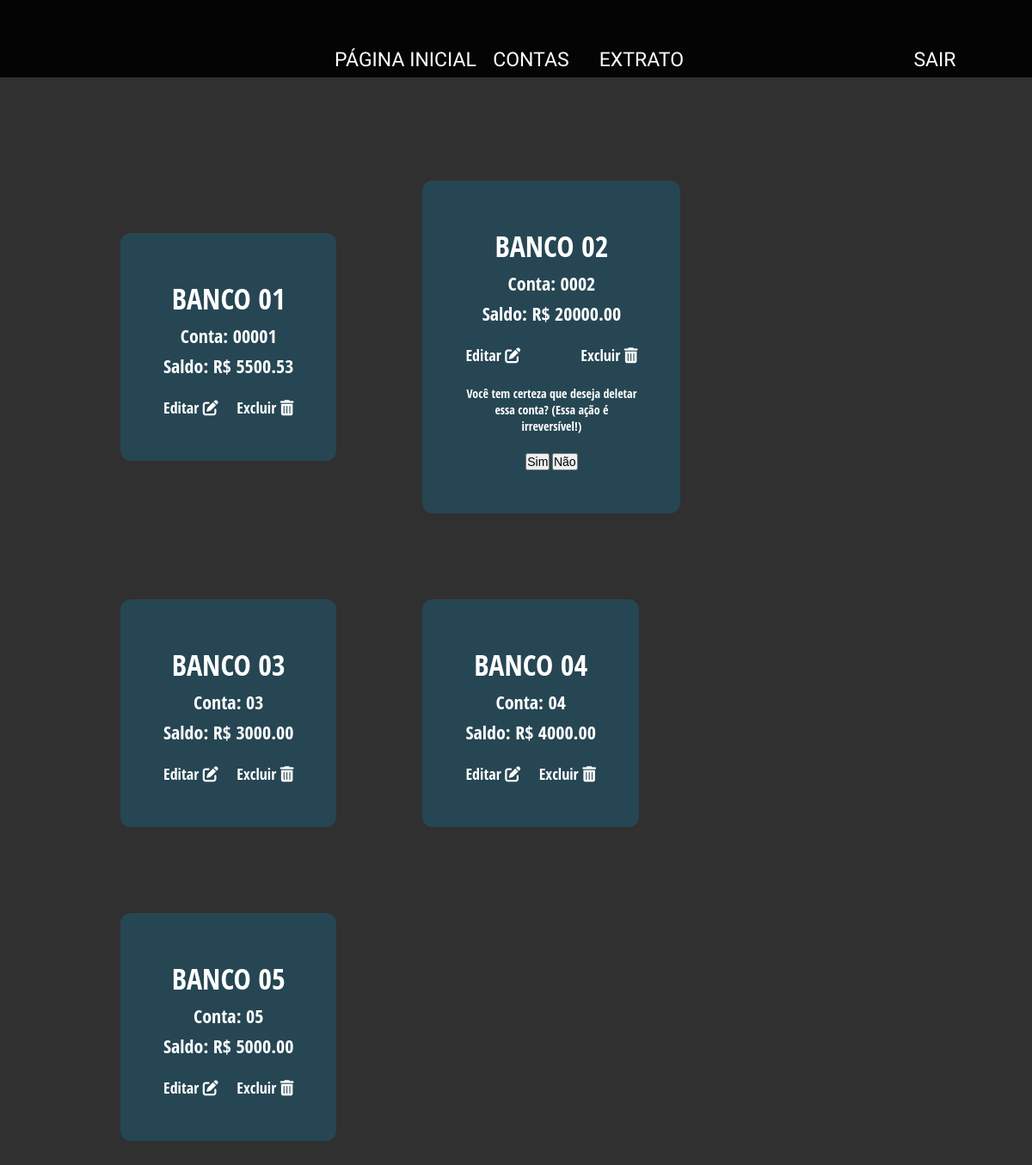
Page /core/accounts/?account=0002 on the committed database.
### core/models.py (models this page shows, shortened)
class totalBalance(models.Model):
  account = models.CharField(max_length=8,
                             verbose_name="Conta",
                             primary_key=True)
  bank = models.CharField(max_length=100,
                          verbose_name="Banco",
                          )
  balance = models.DecimalField(max_digits=20,
                                decimal_places=2,
                                verbose_name="Saldo",
                                )
  register_date = models.DateTimeField(auto_now=True,
                                       verbose_name="Inserido em")
  class Meta:
    db_table = 'totalBalance'

### core/views.py (the view)
# urls.py: path('accounts/', views.accounts, name='accounts'),
def accounts(request):
    registered_accounts = totalBalance.objects.all()
    data = request.GET.get('account')
    if data:
        messages.warning(request, 'Você tem certeza que deseja deletar essa conta? (Essa ação é irreversível!)')
    context = {
        'accounts': registered_accounts,
        'data': data,
    }
    return render(request, 'accounts.html', context=context)

### core/templates/accounts.html
{% extends "base.html" %}
{% block content %}
<div class="content">
    <div class="box">
        {% for account in accounts %}
        <div class="box-content">
            <h1>{{ account.bank }}</h1>
            <p>Conta: {{ account.account }}</p>
            <p>Saldo: R$ {{ account.balance }}</p>
            <div class="box-subcontent">
                <a href="{% url 'edit_account' account=account.account %}">
                    <span class="edit-account">
                        Editar
                        <i class="fas fa-edit"></i>
                    </span>
                </a>
                <a href="{% url 'accounts' %}?account={{ account.account }}">
                    <span class="delete-account">
                        Excluir
                        <i class="fas fa-trash-alt"></i>
                    </span>
                </a>
            </div>
            {% if account.account == data %}
                {% if messages %}
                <div class="message info sm">
                    {% for message in messages %}
                    <p> {{ message }}</p>
                    <button type="submit" name="confirm">Sim</button>
                    <a href="{% url 'accounts' %}">
                        <button type="button">Não</button>
                    </a>
                </div>
                    {% endfor %}
                {% endif %}
            {% endif %}
        </div>
        {% endfor %}
    </div>
</div>
{% endblock %}

### core/static/css/styles.css (style rules this page uses)
* { box-sizing: border-box; text-decoration: none; padding: 0; margin: 0; }
html { font-size: 62.5%; text-decoration: none; background-color: #303030; font-family: "Open Sans Condensed"; }
a:link { text-decoration: none; }

### core/static/css/content.css (style rules this page uses)
.content { display: flex; justify-content: center; align-content: center; margin: 5rem 15em 5rem 5rem; text-align: center; border-radius: 2rem; color: #E0E0E0; }
.content > * { padding: 2rem; margin: 0 2rem 0 2rem; }

### core/static/css/texts.css (style rules this page uses)
h1 { font-size: 3.4rem; padding:.25rem 0 .25rem 0; text-transform: uppercase; }
p { font-size: 2.2rem; padding: .25rem 0 .25rem 0; }

### core/static/css/forms.css (style rules this page uses)
.info * { margin-top: 2rem; font-size: 14px !important; }
.sm { max-width: 20rem; }

### core/static/css/card-box.css (style rules this page uses)
.box { display: flex; flex-wrap: wrap; align-content: space-between; }
.box-content { display: flex; flex-wrap: wrap; flex-direction: column; margin: 5rem; padding: 5rem; background-color: #264653; color: white; border-radius: 1.2rem; align-self: center; }
.box-subcontent { display: flex; align-content: flex-end; justify-content: space-between; position: relative; color: white; }
.box-subcontent a { font-size: 1.8rem; margin-top: 2rem; color: white; }

### rows in the picture
totalBalance: bank "BANCO 01", account "00001", balance "5500.53"
totalBalance: bank "BANCO 02", account "0002", balance "20000.00", messages "Você tem certeza que deseja deletar essa conta? (Essa ação é irreversível!)"
totalBalance: bank "BANCO 03", account "03", balance "3000.00"
totalBalance: bank "BANCO 04", account "04", balance "4000.00"
totalBalance: bank "BANCO 05", account "05", balance "5000.00"
